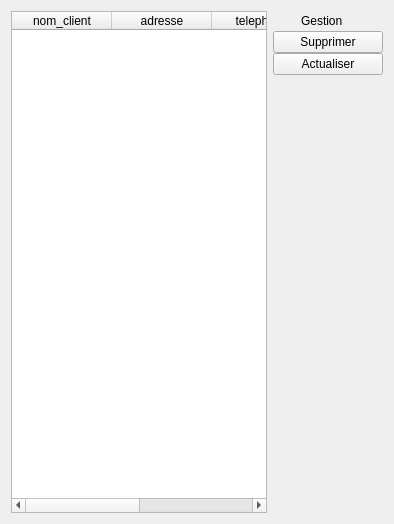
         <widget class="QWidget" name="page_client">
          <attribute name="title">
           <string>Clients</string>
          </attribute>
          <layout class="QHBoxLayout" name="horizontalLayout_8">
           <item>
            <widget class="QWidget" name="client_main_page" native="true">
             <layout class="QHBoxLayout" name="horizontalLayout_6">
              <property name="spacing">
               <number>0</number>
              </property>
              <property name="leftMargin">
               <number>0</number>
              </property>
              <property name="topMargin">
               <number>0</number>
              </property>
              <property name="rightMargin">
               <number>0</number>
              </property>
              <property name="bottomMargin">
               <number>0</number>
              </property>
              <item>
               <widget class="QTableWidget" name="table_client">
                <column>
                 <property name="text">
                  <string>nom_client</string>
                 </property>
                </column>
                <column>
                 <property name="text">
                  <string>adresse</string>
                 </property>
                </column>
                <column>
                 <property name="text">
                  <string>telephone</string>
                 </property>
                </column>
                <column>
                 <property name="text">
                  <string>email</string>
                 </property>
                </column>
               </widget>
              </item>
             </layout>
            </widget>
           </item>
           <item>
            <widget class="QWidget" name="widget_4" native="true">
             <property name="maximumSize">
              <size>
               <width>150</width>
               <height>16777215</height>
              </size>
             </property>
             <layout class="QVBoxLayout" name="verticalLayout_2">
              <property name="spacing">
               <number>0</number>
              </property>
              <property name="leftMargin">
               <number>0</number>
              </property>
              <property name="topMargin">
               <number>0</number>
              </property>
              <property name="rightMargin">
               <number>0</number>
              </property>
              <property name="bottomMargin">
               <number>0</number>
              </property>
              <item>
               <layout class="QHBoxLayout" name="horizontalLayout_7">
                <item>
                 <spacer name="horizontalSpacer_3">
                  <property name="orientation">
                   <enum>Qt::Horizontal</enum>
                  </property>
                  <property name="sizeHint" stdset="0">
                   <size>
                    <width>28</width>
                    <height>20</height>
                   </size>
                  </property>
                 </spacer>
                </item>
                <item>
                 <widget class="QLabel" name="label_2">
                  <property name="text">
                   <string>Gestion</string>
                  </property>
                 </widget>
                </item>
                <item>
                 <spacer name="horizontalSpacer_4">
                  <property name="orientation">
                   <enum>Qt::Horizontal</enum>
                  </property>
                  <property name="sizeHint" stdset="0">
                   <size>
                    <width>40</width>
                    <height>20</height>
                   </size>
                  </property>
                 </spacer>
                </item>
               </layout>
              </item>
              <item>
               <widget class="QPushButton" name="supprimer_client_btn">
                <property name="text">
                 <string>Supprimer</string>
                </property>
               </widget>
              </item>
              <item>
               <widget class="QPushButton" name="actualiser_client_btn">
                <property name="text">
                 <string>Actualiser</string>
                </property>
               </widget>
              </item>
              <item>
               <spacer name="verticalSpacer_2">
                <property name="orientation">
                 <enum>Qt::Vertical</enum>
                </property>
                <property name="sizeHint" stdset="0">
                 <size>
                  <width>20</width>
                  <height>438</height>
                 </size>
                </property>
               </spacer>
              </item>
             </layout>
            </widget>
           </item>
          </layout>
         </widget>
